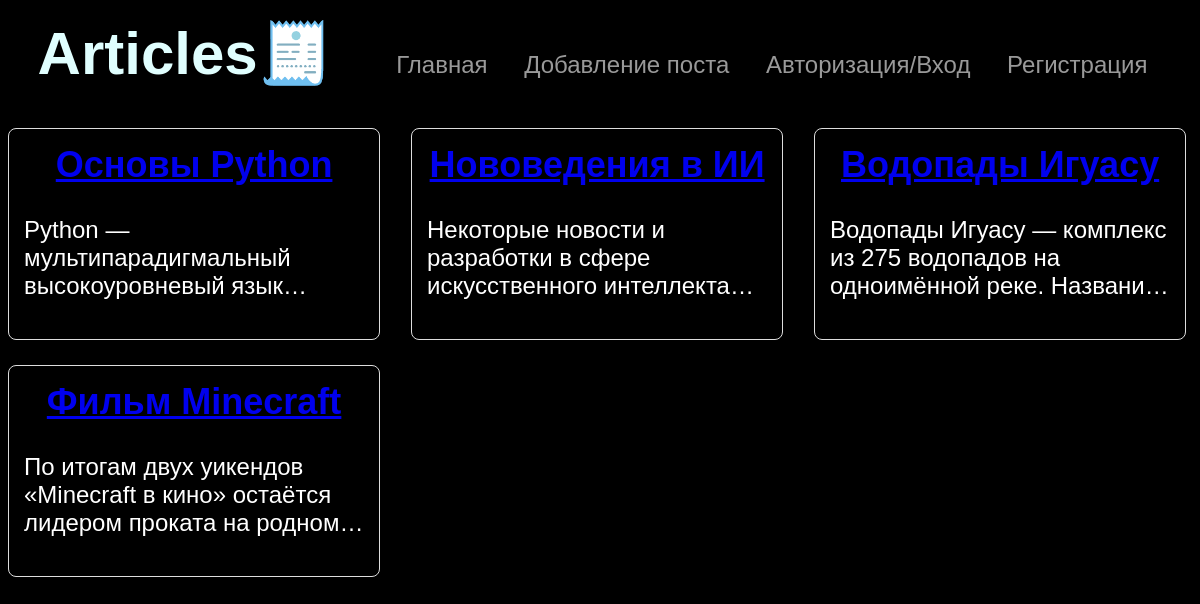
The app's page /, older data.
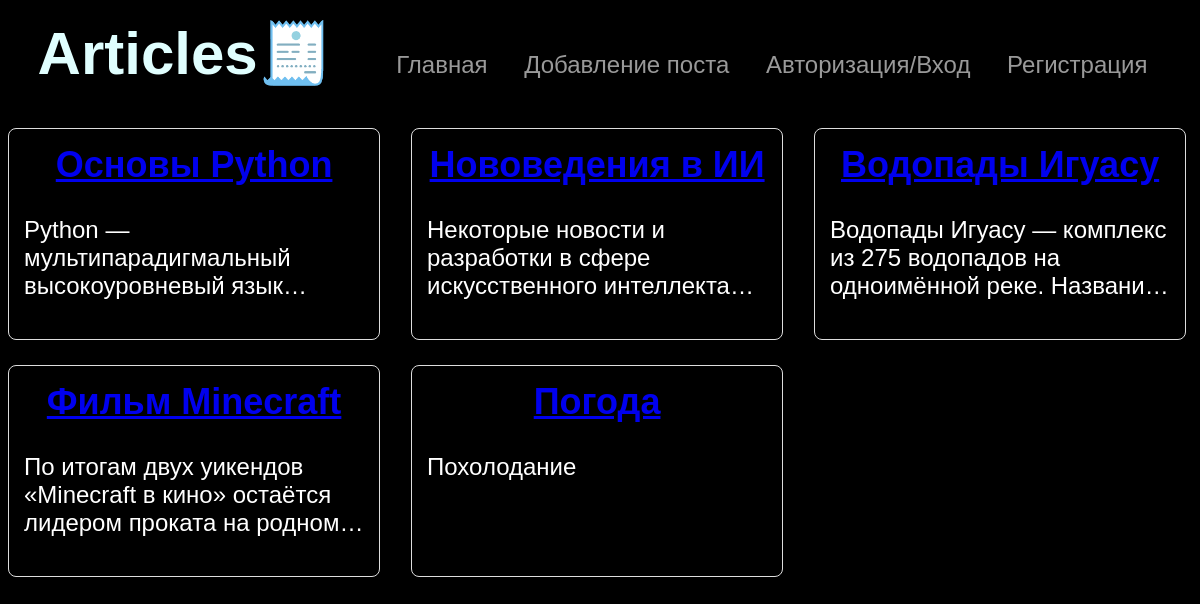
The same page, newer data.
### app.py (models this page shows)
class Post(db.Model):
    id = db.Column(db.Integer, primary_key=True)
    title = db.Column(db.String(300), nullable=False)
    text = db.Column(db.Text, nullable=False)
    photo_path = db.Column(db.Text)
    category = db.Column(db.String(100), nullable=False)

### app.py (the view)
@app.route('/')
def index():
    posts = Post.query.all()
    return render_template('index.html', posts=posts)

### templates/index.html (shortened to what this page needs)
{% extends 'main_html.html' %}
{% block body %}
<body>
<div class="posts">
    {% for post in posts %}
    <div class="post">
        <h2 class="title"><a href="{{url_for('hello', id=post.id)}}">{{post.title}}</a></h2>
        <p class="pop">{{post.text}}</p>
    </div>
    {% endfor %}
</div>
</body>
{% endblock %}

Row changes from the older to the newer data that the page shows:
added Post: title "Погода", text "Похолодание"
